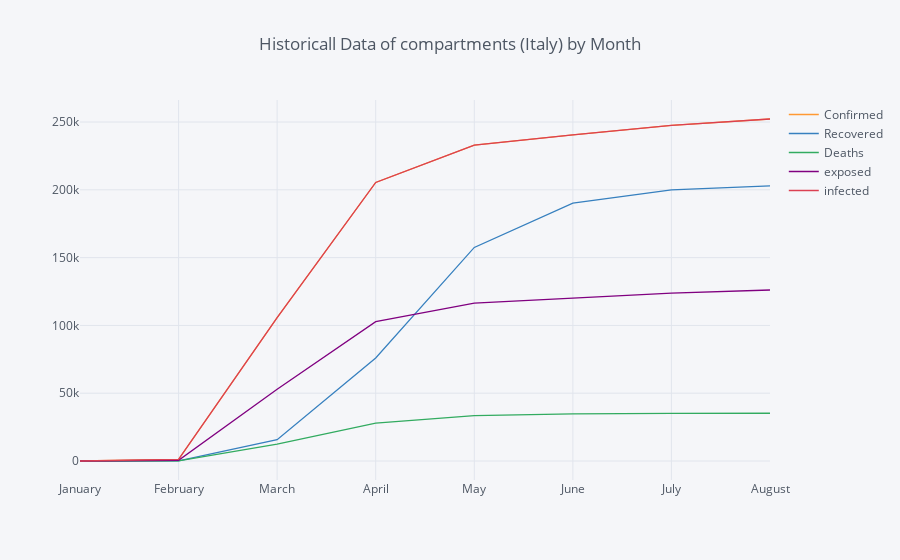

Notebook cell for this chart:
### Code cell
df1.groupby(df1['Date'])[["Confirmed","Recovered","Deaths","exposed","infected"]].sum().iplot(kind='scatter',title = 'Historicall Data of compartments (Italy) by Month')

### Figure 1 — Plotly figure (JSON) as saved in the notebook; plotly's stock layout.template omitted (floating-point values rounded to 4 significant figures)
{"data": [{"line": {"color": "rgba(255, 153, 51, 1.0)", "dash": "solid", "shape": "linear", "width": 1.3}, "mode": "lines", "name": "Confirmed", "text": "", "type": "scatter", "uid": "a7ce5921-1457-447c-9366-bfa03a70f6af", "x": ["January", "February", "March", "April", "May", "June", "July", "August"], "y": [2, 1128, 105792, 205463, 232997, 240578, 247537, 252235]}, {"line": {"color": "rgba(55, 128, 191, 1.0)", "dash": "solid", "shape": "linear", "width": 1.3}, "mode": "lines", "name": "Recovered", "text": "", "type": "scatter", "uid": "6d42fc19-91a6-454b-9fc7-e1114b7a6f23", "x": ["January", "February", "March", "April", "May", "June", "July", "August"], "y": [0, 46, 15729, 75945, 157507, 190248, 199974, 202923]}, {"line": {"color": "rgba(50, 171, 96, 1.0)", "dash": "solid", "shape": "linear", "width": 1.3}, "mode": "lines", "name": "Deaths", "text": "", "type": "scatter", "uid": "5f141cad-1ffa-432a-b37a-5eee2ccb3e63", "x": ["January", "February", "March", "April", "May", "June", "July", "August"], "y": [0, 29, 12428, 27967, 33415, 34767, 35141, 35231]}, {"line": {"color": "rgba(128, 0, 128, 1.0)", "dash": "solid", "shape": "linear", "width": 1.3}, "mode": "lines", "name": "exposed", "text": "", "type": "scatter", "uid": "8697006a-a897-408d-909c-342f25c33c02", "x": ["January", "February", "March", "April", "May", "June", "July", "August"], "y": [1, 564, 52896, 102700.0, 116500.0, 120289, 123800.0, 126100.0]}, {"line": {"color": "rgba(219, 64, 82, 1.0)", "dash": "solid", "shape": "linear", "width": 1.3}, "mode": "lines", "name": "infected", "text": "", "type": "scatter", "uid": "fddcaffa-e8d4-4535-b0c6-41280fbb300f", "x": ["January", "February", "March", "April", "May", "June", "July", "August"], "y": [2, 1128, 105792, 205463, 232997, 240578, 247537, 252235]}], "layout": {"legend": {"bgcolor": "#F5F6F9", "font": {"color": "#4D5663"}}, "paper_bgcolor": "#F5F6F9", "plot_bgcolor": "#F5F6F9", "title": {"font": {"color": "#4D5663"}, "text": "Historicall Data of compartments (Italy) by Month"}, "xaxis": {"gridcolor": "#E1E5ED", "showgrid": true, "tickfont": {"color": "#4D5663"}, "title": {"font": {"color": "#4D5663"}, "text": ""}, "zerolinecolor": "#E1E5ED"}, "yaxis": {"gridcolor": "#E1E5ED", "showgrid": true, "tickfont": {"color": "#4D5663"}, "title": {"font": {"color": "#4D5663"}, "text": ""}, "zerolinecolor": "#E1E5ED"}}}
